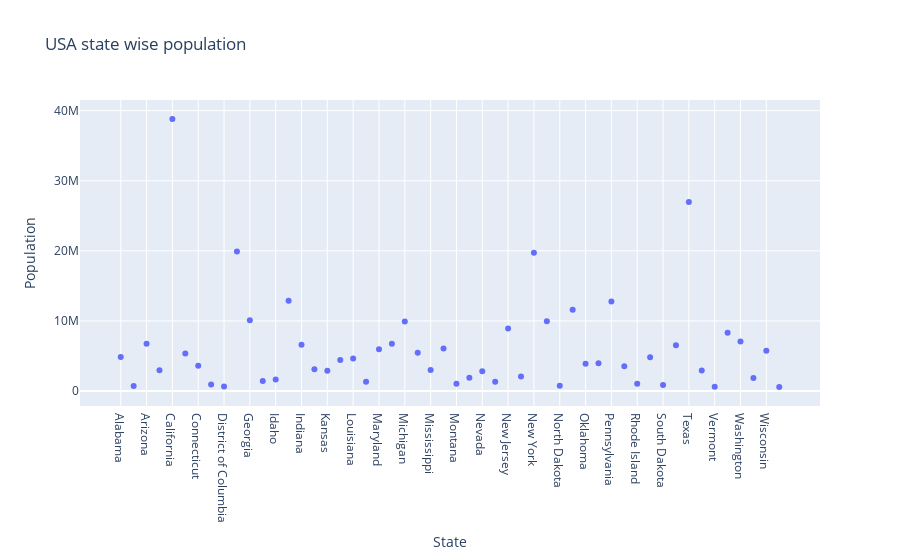

Notebook source saved alongside this figure:
### Code cell
# Scatter plot for the usa states dataset
plot = px.scatter(usa_states_data, x='State', y='Population', title='USA state wise population')
plot.update_traces(mode='markers')
plot.show()

### Figure 1 — Plotly figure (JSON) as saved in the notebook; plotly's stock layout.template omitted (floating-point values rounded to 4 significant figures)
{"data": [{"hovertemplate": "State=%{x}<br>Population=%{y}<extra></extra>", "legendgroup": "", "marker": {"color": "#636efa", "symbol": "circle"}, "mode": "markers", "name": "", "orientation": "v", "showlegend": false, "type": "scatter", "x": ["Alabama", "Alaska", "Arizona", "Arkansas", "California", "Colorado", "Connecticut", "Delaware", "District of Columbia", "Florida", "Georgia", "Hawaii", "Idaho", "Illinois", "Indiana", "Iowa", "Kansas", "Kentucky", "Louisiana", "Maine", "Maryland", "Massachusetts", "Michigan", "Minnesota", "Mississippi", "Missouri", "Montana", "Nebraska", "Nevada", "New Hampshire", "New Jersey", "New Mexico", "New York", "North Carolina", "North Dakota", "Ohio", "Oklahoma", "Oregon", "Pennsylvania", "Puerto Rico", "Rhode Island", "South Carolina", "South Dakota", "Tennessee", "Texas", "Utah", "Vermont", "Virginia", "Washington", "West Virginia", "Wisconsin", "Wyoming"], "xaxis": "x", "y": [4849377, 736732, 6731484, 2966369, 38802500, 5355866, 3596677, 935614, 658893, 19893297, 10097343, 1419561, 1634464, 12880580, 6596855, 3107126, 2904021, 4413457, 4649676, 1330089, 5976407, 6745408, 9909877, 5457173, 2994079, 6063589, 1023579, 1881503, 2839098, 1326813, 8938175, 2085572, 19746227, 9943964, 739482, 11594163, 3878051, 3970239, 12787209, 3548397, 1055173, 4832482, 853175, 6549352, 26956958, 2942902, 626562, 8326289, 7061530, 1850326, 5757564, 584153], "yaxis": "y"}], "layout": {"legend": {"tracegroupgap": 0}, "title": {"text": "USA state wise population"}, "xaxis": {"anchor": "y", "domain": [0, 1], "title": {"text": "State"}}, "yaxis": {"anchor": "x", "domain": [0, 1], "title": {"text": "Population"}}}}
